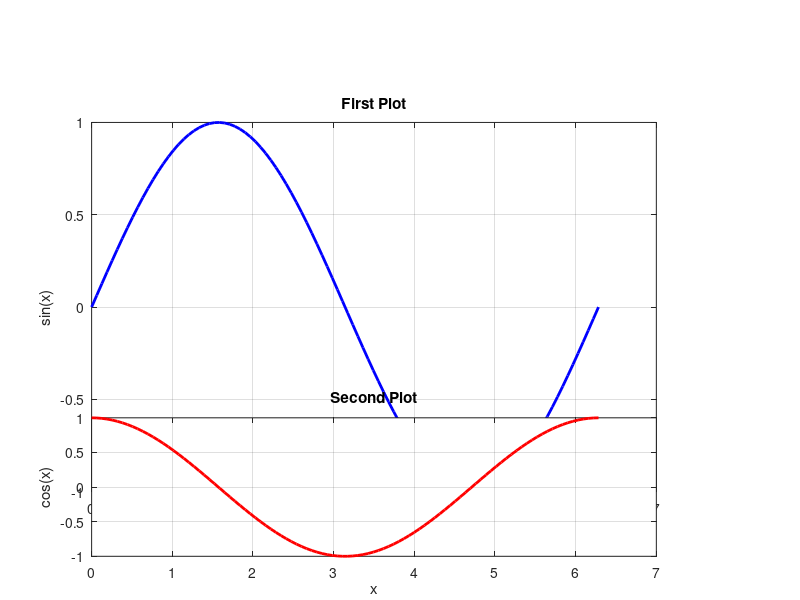

Reproduce this figure in MATLAB.
% 定义数据
x = linspace(0, 2*pi, 100); % x 数据
y1 = sin(x); % 第一个曲线函数
y2 = cos(x); % 第二个曲线函数

% 设置总图像的尺寸 (单位为 cm)
figureWidth = 8.5; % 整个图宽度
figureHeight = 6.5; % 整个图高度

% 设置第一个轴的边距和大小 (单位为 cm)
leftMargin1 = 1;    % 左边距
bottomMargin1 = 1.2; % 下边距
axesWidth1 = 6;      % 轴宽度
axesHeight1 = 4;     % 轴高度

% 设置第二个轴的边距和大小 (单位为 cm)
leftMargin2 = 1;    % 左边距
bottomMargin2 = 0.5; % 下边距
axesWidth2 = 6;      % 轴宽度
axesHeight2 = 1.5;   % 轴高度

% 转换尺寸为像素（假设屏幕每英寸有 96 像素，1 inch = 2.54 cm）
cmToPixel = @(cm) cm * (96 / 2.54);

% 创建 figure 并设置尺寸
fig = figure('Units', 'pixels', 'Position', [100, 100, cmToPixel(figureWidth), cmToPixel(figureHeight)]);

% 创建第一个轴并设置位置
ax1 = axes(fig, 'Units', 'pixels', 'Position', ...
           [cmToPixel(leftMargin1), cmToPixel(bottomMargin1), cmToPixel(axesWidth1), cmToPixel(axesHeight1)]);

% 绘制第一个曲线
plot(ax1, x, y1, 'b', 'LineWidth', 2); % 绘制第一条曲线
title(ax1, 'First Plot');
xlabel(ax1, 'x');
ylabel(ax1, 'sin(x)');
grid(ax1, 'on');

% 创建第二个轴并设置位置
ax2 = axes(fig, 'Units', 'pixels', 'Position', ...
           [cmToPixel(leftMargin2), cmToPixel(bottomMargin2), cmToPixel(axesWidth2), cmToPixel(axesHeight2)]);

% 绘制第二个曲线
plot(ax2, x, y2, 'r', 'LineWidth', 2); % 绘制第二条曲线
title(ax2, 'Second Plot');
xlabel(ax2, 'x');
ylabel(ax2, 'cos(x)');
grid(ax2, 'on');
